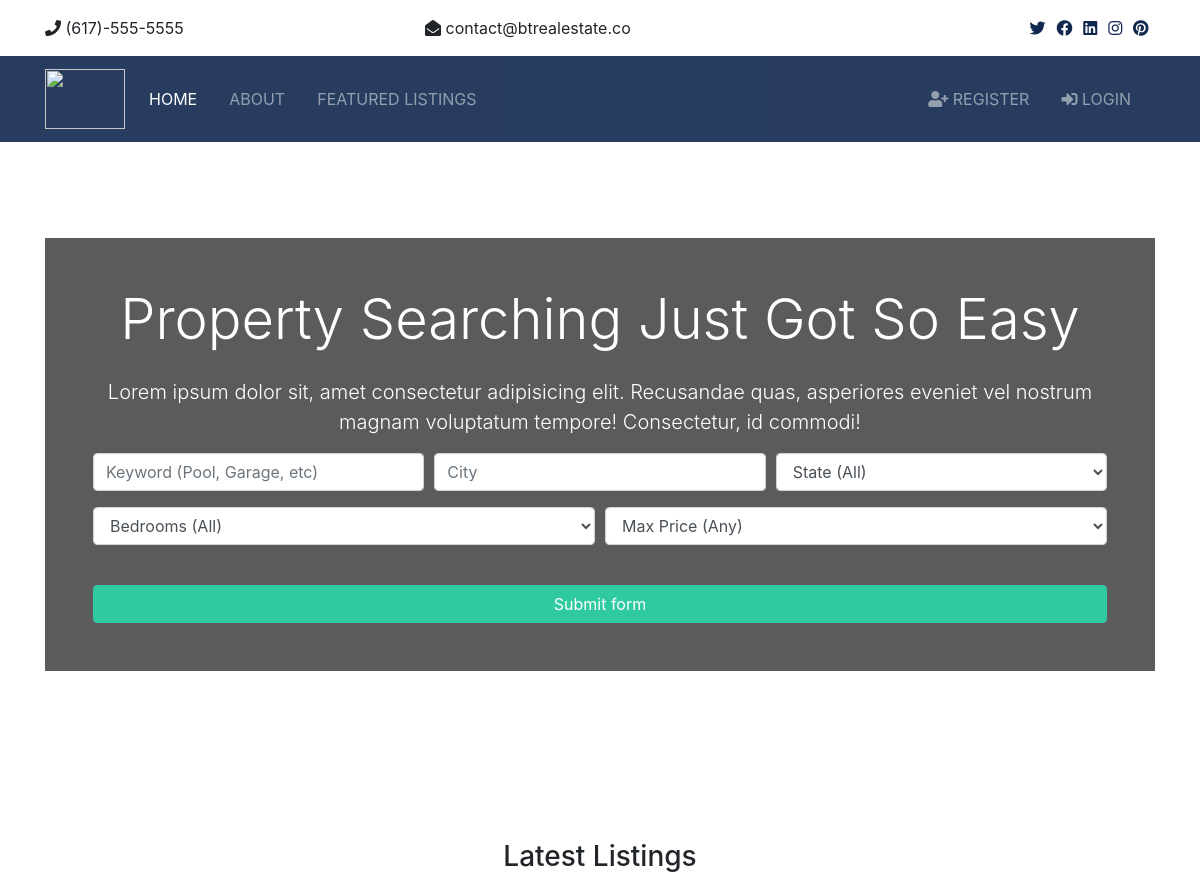
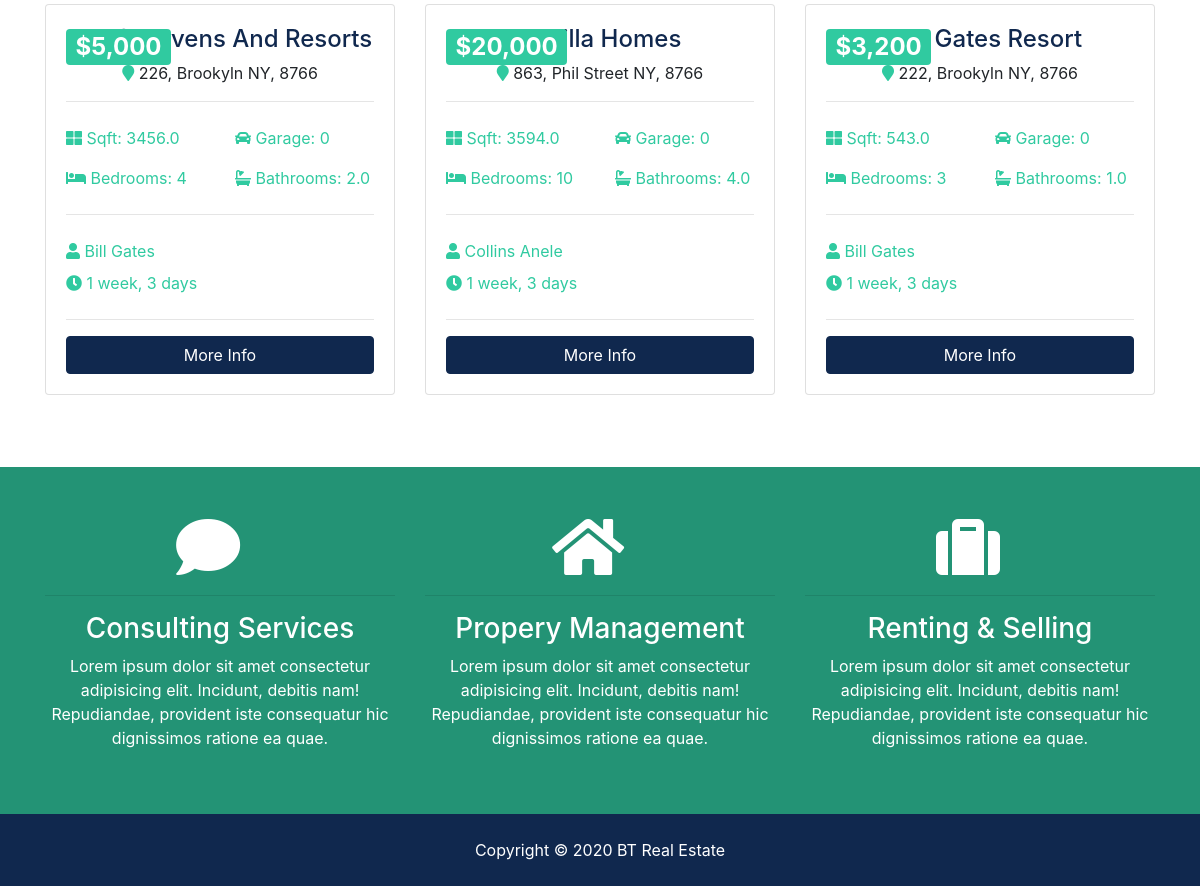
The page / on the database its author committed (2 pictures, top to bottom).
### real_estate_app/models.py (models this page shows, shortened)
class Listing(models.Model):
	realtor = models.ForeignKey(Realtor, on_delete=models.CASCADE)
	title = models.CharField(max_length=150)
	price = models.IntegerField()
	description = models.TextField(blank=True, null=True)
	address = models.CharField(max_length=400, blank=True)
	state = models.CharField(max_length=30, blank=True)
	city =models.CharField(max_length=60, blank=True)
	zipcode = models.CharField(max_length=20, blank=True)
	area = models.FloatField(blank=True)
	lot_size = models.DecimalField(blank=True, max_digits=5, decimal_places=1, null=True)
	bedroom = models.IntegerField(blank=True)
	bathroom = models.DecimalField(blank=True, max_digits=2, decimal_places=1)
	d_time = models.DateTimeField(auto_now_add=True, blank=True) #default=datetime.now
	garage = models.IntegerField(default=0)
	image_main = models.ImageField(upload_to='photos/%Y/%m/%d', blank=True)
	image_1 = models.ImageField(upload_to='photos/%Y/%m/%d', blank=True)
	image_2 = models.ImageField(upload_to='photos/%Y/%m/%d', blank=True)
	image_3 = models.ImageField(upload_to='photos/%Y/%m/%d', blank=True)
	image_4 = models.ImageField(upload_to='photos/%Y/%m/%d', blank=True)
	image_5 = models.ImageField(upload_to='photos/%Y/%m/%d', blank=True)
	image_6 = models.ImageField(upload_to='photos/%Y/%m/%d', blank=True)
	is_published = models.BooleanField(default=True)

class Realtor(models.Model):
	name = models.CharField(max_length=120)
	image = models.ImageField(upload_to="photos/%Y/%m/%d", blank=True)
	description = models.TextField(blank=True)
	email = models.CharField(max_length=100, blank=True)
	phone = models.CharField(max_length=40, blank=True)
	is_mvp = models.BooleanField(default=False)
	hired_date = models.DateTimeField(default=datetime.now, blank=True)
	def __str__(self):
		return self.name

### real_estate_app/views.py (the view, shortened to what this page needs)
# urls.py: path('', views.index, name="index"),
def index(request):
	listings = Listing.objects.all().order_by("-d_time")[0:3]
	context = {"listings":listings}
	return render(request, "real_estate_app/index.html", context)

### real_estate_app/templates/real_estate_app/index.html (shortened to what this page needs)
{% extends "real_estate_app/base.html" %}
{% load static %}
{% load humanize %}
{% block content %}
  <section id="showcase">
    <div class="container text-center">
      <div class="home-search p-5">
        <div class="overlay p-5">
          <h1 class="display-4 mb-4">
            Property Searching Just Got So Easy
          </h1>
          <p class="lead">Lorem ipsum dolor sit, amet consectetur adipisicing elit. Recusandae quas, asperiores eveniet vel nostrum magnam
            voluptatum tempore! Consectetur, id commodi!</p>
          <div class="search">
            <form method="POST" action="{% url 'index' %}">
              <div class="form-row">
                <div class="col-md-4 mb-3">
                  <input type="text" name="keywords" class="form-control" placeholder="Keyword (Pool, Garage, etc)">
                </div>
                <div class="col-md-4 mb-3">
                  <input type="text" name="city" class="form-control" placeholder="City">
                </div>
                <div class="col-md-4 mb-3">
                  <select name="state" class="form-control">
                    <option selected="true" disabled="disabled">State (All)</option>
                  </select>
                </div>
              </div>
              <div class="form-row">
                <div class="col-md-6 mb-3">
                  <select name="bedrooms" class="form-control">
                    <option selected="true" disabled="disabled">Bedrooms (All)</option>
                  </select>
                </div>
                <div class="col-md-6 mb-3">
                  <select name="price" class="form-control" id="type">
                    <option selected="true" disabled="disabled">Max Price (Any)</option>
                  </select>
                </div>
              </div>
              <button class="btn btn-secondary btn-block mt-4" type="submit">Submit form</button>
            </form>
          </div>
        </div>
      </div>
    </div>
  </section>
  <section id="listings" class="py-5">
    <div class="container">
      <h3 class="text-center mb-3">Latest Listings</h3>
      <div class="row">
	  {% for listing in listings %}
        <div class="col-md-6 col-lg-4 mb-4">
          <div class="card listing-preview">
            <div class="card-img-overlay">
              <h2>
                <span class="badge badge-secondary text-white">${{listing.price | intcomma}}</span>
              </h2>
            </div>
            <div class="card-body">
              <div class="listing-heading text-center">
                <h4 class="text-primary">{{listing.title}}</h4>
                <p>
                  <i class="fas fa-map-marker text-secondary"></i> {{listing.address}} {{listing.state}}, {{listing.zipcode}}</p>
              </div>
              <hr>
              <div class="row py-2 text-secondary">
                <div class="col-6">
                  <i class="fas fa-th-large"></i> Sqft: {{listing.area}}</div>
                <div class="col-6">
                  <i class="fas fa-car"></i> Garage: {{listing.garage}}</div>
              </div>
              <div class="row py-2 text-secondary">
                <div class="col-6">
                  <i class="fas fa-bed"></i> Bedrooms: {{listing.bedroom}}</div>
                <div class="col-6">
                  <i class="fas fa-bath"></i> Bathrooms: {{listing.bathroom}}</div>
              </div>
              <hr>
              <div class="row py-2 text-secondary">
                <div class="col-6">
                  <i class="fas fa-user"></i> {{listing.realtor}}</div>
              </div>
              <div class="row text-secondary pb-2">
                <div class="col-6">
                  <i class="fas fa-clock"></i> {{listing.d_time | timesince}}</div>
              </div>
              <hr>
              <a href="{% url 'listing' listing.id %}" class="btn btn-primary btn-block">More Info</a>
            </div>
          </div>
        </div>
		{% endfor %}
      </div>
    </div>
  </section>
  <section id="services" class="py-5 bg-secondary text-white">
    <div class="container">
      <div class="row text-center">
        <div class="col-md-4">
          <i class="fas fa-comment fa-4x mr-4"></i>
          <hr>
          <h3>Consulting Services</h3>
          <p>Lorem ipsum dolor sit amet consectetur adipisicing elit. Incidunt, debitis nam! Repudiandae, provident iste consequatur
            hic dignissimos ratione ea quae.</p>
        </div>
        <div class="col-md-4">
          <i class="fas fa-home fa-4x mr-4"></i>
          <hr>
          <h3>Propery Management</h3>
          <p>Lorem ipsum dolor sit amet consectetur adipisicing elit. Incidunt, debitis nam! Repudiandae, provident iste consequatur
            hic dignissimos ratione ea quae.</p>
        </div>
        <div class="col-md-4">
          <i class="fas fa-suitcase fa-4x mr-4"></i>
          <hr>
          <h3>Renting & Selling</h3>
          <p>Lorem ipsum dolor sit amet consectetur adipisicing elit. Incidunt, debitis nam! Repudiandae, provident iste consequatur
            hic dignissimos ratione ea quae.</p>
        </div>
      </div>
    </div>
  </section>
{% endblock %}

### rows shown on the page
Listing: price "5,000", title "Msoft Havens And Resorts", address "226, Brookyln", state "NY", zipcode "8766", area "3456.0", garage "0", bedroom "4", bathroom "2.0", realtor "Bill Gates", d_time "1 week, 3 days"
Listing: price "20,000", title "Vanilla Homes", address "863, Phil Street", state "NY", zipcode "8766", area "3594.0", garage "0", bedroom "10", bathroom "4.0", realtor "Collins Anele", d_time "1 week, 3 days"
Listing: price "3,200", title "Blue Gates Resort", address "222, Brookyln", state "NY", zipcode "8766", area "543.0", garage "0", bedroom "3", bathroom "1.0", realtor "Bill Gates", d_time "1 week, 3 days"
